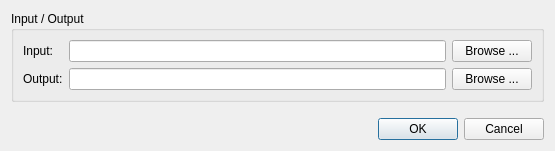
<?xml version="1.0" encoding="UTF-8"?>
<ui version="4.0">
 <class>ConvertDialog</class>
 <widget class="QDialog" name="ConvertDialog">
  <property name="geometry">
   <rect>
    <x>0</x>
    <y>0</y>
    <width>555</width>
    <height>151</height>
   </rect>
  </property>
  <property name="sizePolicy">
   <sizepolicy hsizetype="Preferred" vsizetype="Preferred">
    <horstretch>0</horstretch>
    <verstretch>0</verstretch>
   </sizepolicy>
  </property>
  <property name="windowTitle">
   <string>Convert Hash Text File to SQLite Database</string>
  </property>
  <layout class="QGridLayout" name="gridLayout_2">
   <item row="0" column="0">
    <widget class="QGroupBox" name="groupBox">
     <property name="title">
      <string>Input / Output</string>
     </property>
     <layout class="QGridLayout" name="gridLayout">
      <item row="0" column="0">
       <widget class="QLabel" name="label">
        <property name="text">
         <string>Input:</string>
        </property>
       </widget>
      </item>
      <item row="0" column="1">
       <widget class="QLineEdit" name="inputLineEdit"/>
      </item>
      <item row="0" column="2">
       <widget class="QPushButton" name="inputBrowseButton">
        <property name="text">
         <string>Browse ...</string>
        </property>
        <property name="icon">
         <iconset resource="haveibeenpwned-local.qrc">
          <normaloff>:/images/fileload.png</normaloff>:/images/fileload.png</iconset>
        </property>
       </widget>
      </item>
      <item row="1" column="0">
       <widget class="QLabel" name="label_2">
        <property name="text">
         <string>Output:</string>
        </property>
       </widget>
      </item>
      <item row="1" column="1">
       <widget class="QLineEdit" name="outputLineEdit"/>
      </item>
      <item row="1" column="2">
       <widget class="QPushButton" name="outputBrowseButton">
        <property name="text">
         <string>Browse ...</string>
        </property>
        <property name="icon">
         <iconset resource="haveibeenpwned-local.qrc">
          <normaloff>:/images/fileload.png</normaloff>:/images/fileload.png</iconset>
        </property>
       </widget>
      </item>
     </layout>
    </widget>
   </item>
   <item row="2" column="0">
    <widget class="QDialogButtonBox" name="buttonBox">
     <property name="orientation">
      <enum>Qt::Orientation::Horizontal</enum>
     </property>
     <property name="standardButtons">
      <set>QDialogButtonBox::StandardButton::Cancel|QDialogButtonBox::StandardButton::Ok</set>
     </property>
    </widget>
   </item>
   <item row="1" column="0">
    <spacer name="verticalSpacer">
     <property name="orientation">
      <enum>Qt::Orientation::Vertical</enum>
     </property>
     <property name="sizeHint" stdset="0">
      <size>
       <width>20</width>
       <height>40</height>
      </size>
     </property>
    </spacer>
   </item>
  </layout>
 </widget>
 <resources>
  <include location="haveibeenpwned-local.qrc"/>
 </resources>
 <connections>
  <connection>
   <sender>buttonBox</sender>
   <signal>accepted()</signal>
   <receiver>ConvertDialog</receiver>
   <slot>accept()</slot>
   <hints>
    <hint type="sourcelabel">
     <x>248</x>
     <y>254</y>
    </hint>
    <hint type="destinationlabel">
     <x>157</x>
     <y>274</y>
    </hint>
   </hints>
  </connection>
  <connection>
   <sender>buttonBox</sender>
   <signal>rejected()</signal>
   <receiver>ConvertDialog</receiver>
   <slot>reject()</slot>
   <hints>
    <hint type="sourcelabel">
     <x>316</x>
     <y>260</y>
    </hint>
    <hint type="destinationlabel">
     <x>286</x>
     <y>274</y>
    </hint>
   </hints>
  </connection>
 </connections>
</ui>
